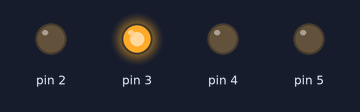
Simulated run of this sketch. Board: Arduino Uno, built with avr-gcc and run on an emulated ATmega328P. Parts: output pins drawn as LEDs (lit = HIGH).

Above: at 0.1 s.
Timing chart, 0 to 1.6 s (numbered marks = the images above):
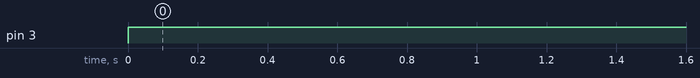

The sketch:

KMAP.ino
```cpp
int Z=0,Y=0,X=0,W=1;
int D,C,B,A;

void disp_7447(int D, int C, int B, int A)
{
  digitalWrite(2, A); //LSB
  digitalWrite(3, B);
  digitalWrite(4, C);
  digitalWrite(5, D); //MSB

}
void setup() {
    pinMode(2, OUTPUT);
    pinMode(3, OUTPUT);
    pinMode(4, OUTPUT);
    pinMode(5, OUTPUT);
}

void loop() {
  A=0;
  B=(W&&!X&&!Y&&!Z) || (!W&&X&&!Y&&!Z) || (W&&!X&&Y&&!Z) || (!W&&X&&Y&&!Z);
  C=(W&&X&&!Y&&!Z) || (!W&&!X&&Y&&!Z) || (W&&!X&&Y&&!Z) || (!W&&X&&Y&&!Z);
  D = (W&&X&&Y&&!Z)||(!W&&!X&&!Y&&Z);

disp_7447(D,C,B,A);
}
```

Measured:
- by itself, pin 3: LOW → HIGH at 0.00 s
